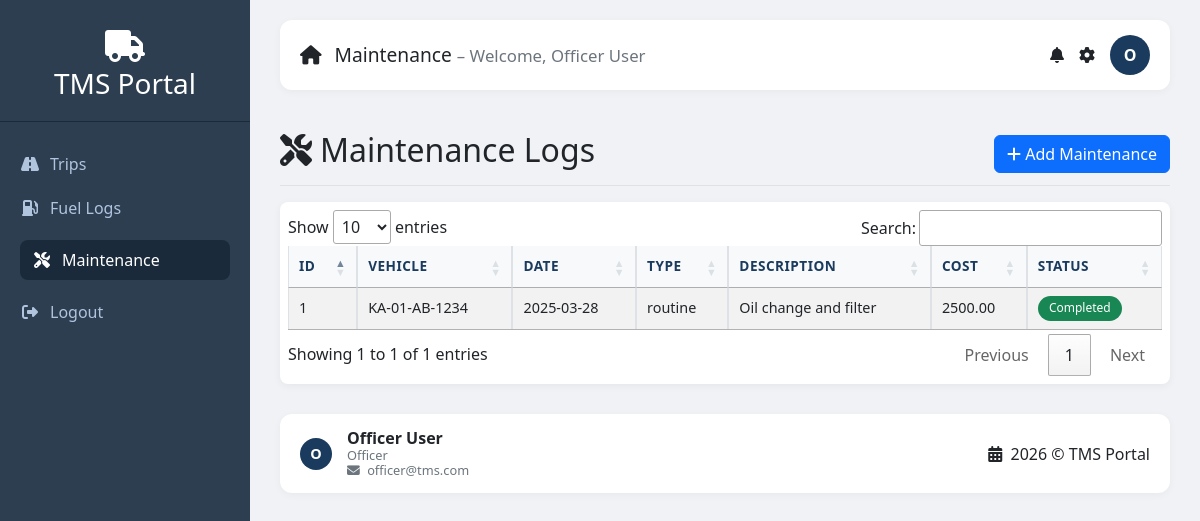
The app's page /officer/maintenance.php (signed in) with its own data.
### tables this page shows
CREATE TABLE `maintenance_records` (
  `id` int(11) NOT NULL,
  `vehicle_id` int(11) NOT NULL,
  `date` date NOT NULL,
  `type` enum('routine','repair','inspection','other') NOT NULL,
  `description` text NOT NULL,
  `cost` decimal(10,2) DEFAULT NULL,
  `status` enum('pending','completed') NOT NULL DEFAULT 'pending',
  `created_by` int(11) NOT NULL,
  `created_at` timestamp NOT NULL DEFAULT current_timestamp(),
  `updated_at` timestamp NULL DEFAULT NULL ON UPDATE current_timestamp()
);

CREATE TABLE `vehicles` (
  `id` int(11) NOT NULL,
  `registration_number` varchar(20) NOT NULL,
  `model` varchar(50) NOT NULL,
  `make` varchar(50) NOT NULL,
  `year` int(4) NOT NULL,
  `capacity` int(11) DEFAULT NULL,
  `fuel_type` enum('Petrol','Diesel','Electric','Hybrid') DEFAULT 'Petrol',
  `status` enum('active','inactive','under_maintenance') NOT NULL DEFAULT 'active',
  `current_odometer` int(11) DEFAULT 0,
  `last_service_date` date DEFAULT NULL,
  `next_service_date` date DEFAULT NULL,
  `created_at` timestamp NOT NULL DEFAULT current_timestamp(),
  `updated_at` timestamp NULL DEFAULT NULL ON UPDATE current_timestamp()
);

### officer/maintenance.php (the view, shortened to what this page needs)
<?php
require_once '../includes/header.php';
$records = $pdo->query("SELECT m.*, v.registration_number FROM maintenance_records m JOIN vehicles v ON m.vehicle_id=v.id ORDER BY m.id DESC")->fetchAll();
?>
<div class="d-flex justify-content-between flex-wrap flex-md-nowrap align-items-center pt-3 pb-2 mb-3 border-bottom"><h1 class="h2"><i class="fas fa-tools me-2"></i>Maintenance Logs</h1><button class="btn btn-primary" data-bs-toggle="modal" data-bs-target="#maintModal"><i class="fas fa-plus"></i> Add Maintenance</button></div>
<div class="table-container">
    <table id="maintTable" class="table table-striped table-hover table-bordered">
        <thead><tr><th>ID</th><th>Vehicle</th><th>Date</th><th>Type</th><th>Description</th><th>Cost</th><th>Status</th></tr></thead>
        <tbody>
        <?php foreach($records as $m): ?><tr><td><?= $m['id'] ?></td><td><?= htmlspecialchars($m['registration_number']) ?></td><td><?= $m['date'] ?></td><td><?= $m['type'] ?></td><td><?= htmlspecialchars($m['description']) ?></td><td><?= $m['cost'] ?></td><td><span class="badge badge-status bg-<?= $m['status']=='completed'?'success':'warning' ?>"><?= ucfirst($m['status']) ?></span></td></tr><?php endforeach; ?>
        </tbody>
    </table>
</div>
<?php require_once '../includes/footer.php'; ?>

### includes/header.php (style rules this page uses)
* { margin: 0; padding: 0; box-sizing: border-box; }
body { background: #f0f2f5; font-family: 'Segoe UI', Tahoma, Geneva, Verdana, sans-serif; }
.table-container { overflow-x: auto; -webkit-overflow-scrolling: touch; margin-bottom: 1.5rem; border-radius: 0.5rem; box-shadow: 0 2px 8px rgba(0,0,0,0.05); background: white; padding: 0.5rem; }
.table-container table { margin-bottom: 0; width: 100%; min-width: 600px; }
.table thead th { background: #f8f9fa; color: #1a3b5d; font-weight: 600; border-bottom: 2px solid #dee2e6; text-transform: uppercase; font-size: 0.85rem; letter-spacing: 0.03rem; white-space: nowrap; }
.table tbody td { vertical-align: middle; font-size: 0.9rem; }
.badge-status { padding: 0.4rem 0.7rem; font-weight: 500; font-size: 0.75rem; border-radius: 20px; }

### records on screen
maintenance_records: id "1", vehicle.registration_number "KA-01-AB-1234", date "2025-03-28", type "routine", description "Oil change and filter", cost "2500.00", status "Completed"

### other values on screen
$item[0] "Trips"
$item[0] "Fuel Logs"
$item[0] "Maintenance"
$currentPage "Maintenance"
$_SESSION['name'] "Officer User"
substr($_SESSION['name'], 0, 1) "O"
$_SESSION['role'] "Officer"
$_SESSION['email'] "officer@tms.com"
